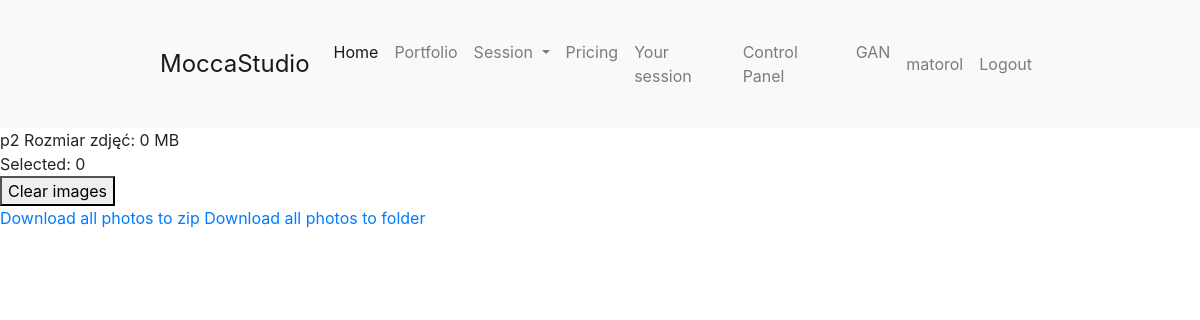
Before: /session/p2/ (signed in) with the older database file.
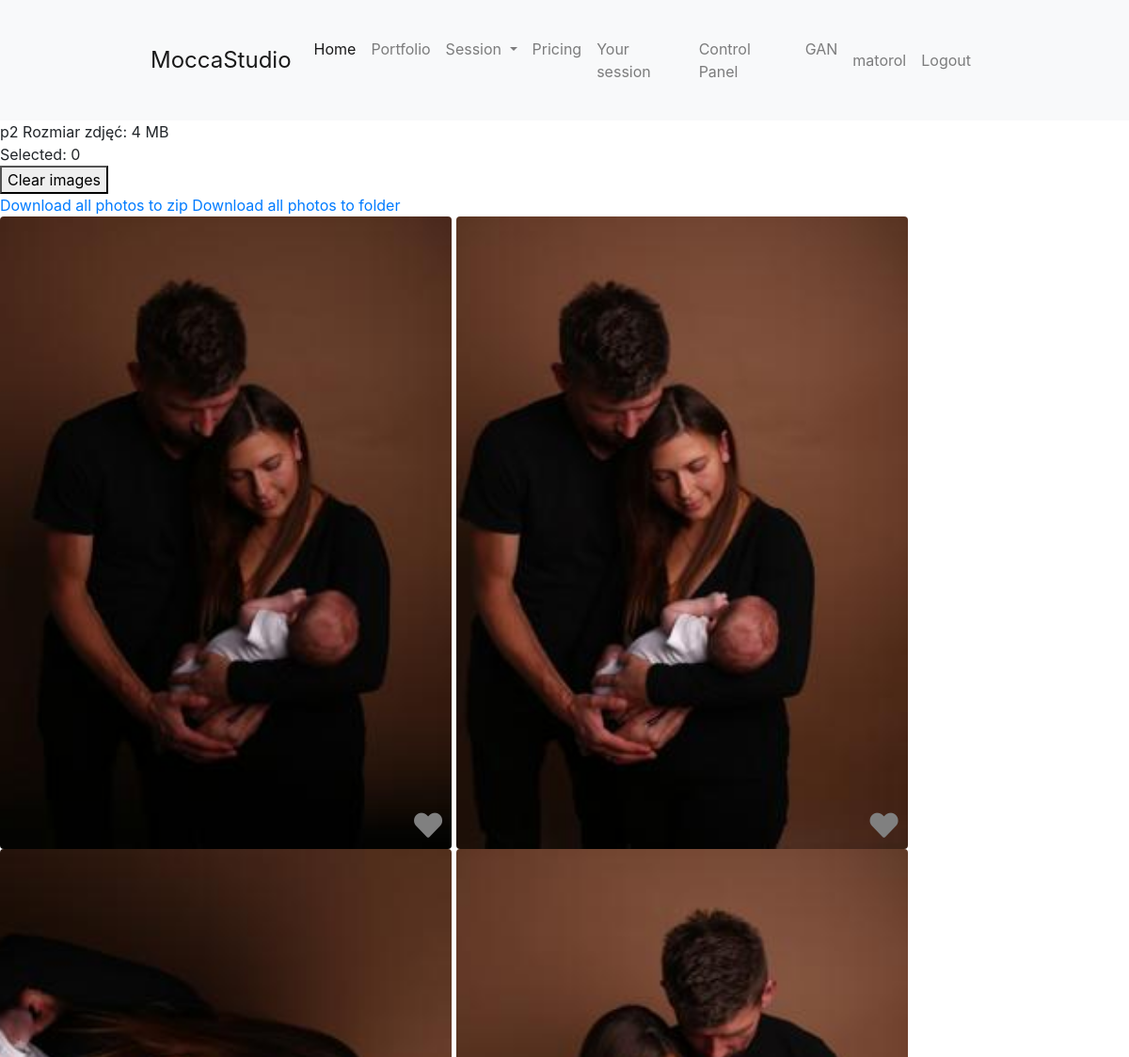
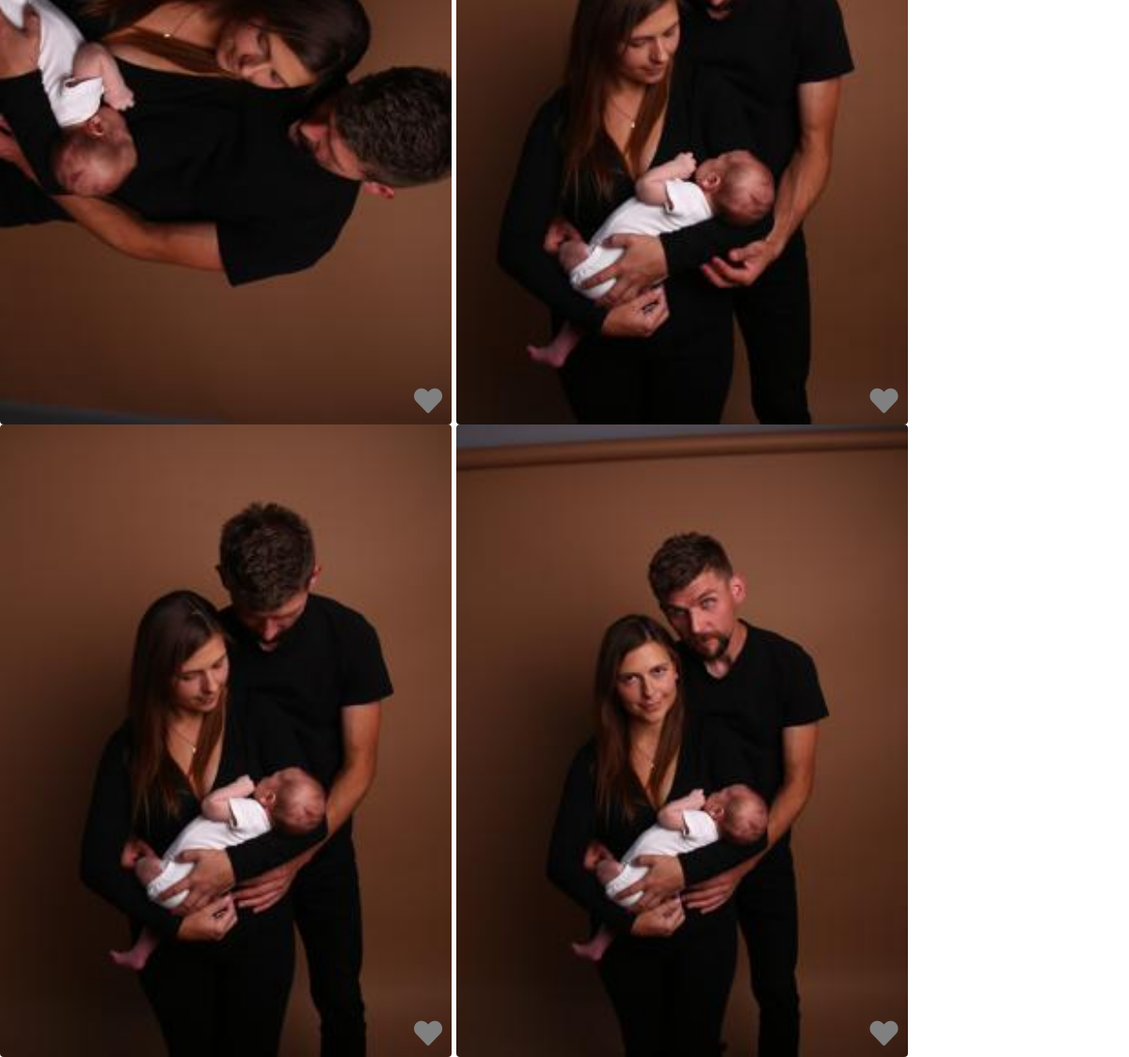
After: the same page with the newer database file (2 pictures, top to bottom).
### main/models.py (models this page shows, shortened)
class Photo(models.Model):
    title = models.CharField(max_length=255)
    image = models.ImageField(upload_to='photos/')
    session = models.ForeignKey(Session, on_delete=models.CASCADE,null=True)
    selected_to_edit = models.BooleanField(default=False)
    thumbnail = models.ImageField(upload_to='thumbnails/', blank=True, null=True)
    thumbnail_medium = models.ImageField(upload_to='thumbnails_medium/', blank=True, null=True)

### main/views.py (the view, shortened to what this page needs)
# urls.py: path('session/<str:name>/', views.view_session, name='view_session'),
def view_session(request, name):
    session = get_object_or_404(Session, name=name)
    photos = session.photo_set.all()
    photos_size = []
    context = {}
    for photo in photos:
        photos_size.append(photo.image.size/(1024*1024))
    photos_size_in_session = round(sum(photos_size))
    if request.user.is_superuser:
        context = {'session': session, 'photos':photos, 'photos_size_in_session':photos_size_in_session}
        return render(request, 'main/session/private_session.html', context)

### main/templates/main/session/private_session.html (shortened to what this page needs)
{% extends 'main/session/session_template.html' %}
{% block content %}
{% if user.is_superuser %}
    {{session.name}}
    Rozmiar zdjęć: {{photos_size_in_session}} MB
{% endif %}
<div id="selectedCounter">Selected: </div>
<button id="clearButton">Clear images</button>
<a href="{% url 'download_photos_zip' name=session.name %}">Download all photos to zip</a>
<a href="{% url 'download_photos_folder' name=session.name%}">Download all photos to folder</a>
<section class="gallery min-vh-100">
    <div class="container-lg">
        <div class="row row-cols-1 row-cols-sm-2 row-cols-md-3">
            <div class="col">
            {% for photo in photos %}
                <a href="{{photo.image.url}}" data-lightbox="lightbox" data-title="{{photo.title}}"
                     data-gallery="photo_gallery" data-photo-id="{{ photo.id }}" class="photo-container">
                    <img src="{{photo.thumbnail_medium.url}}" class=" shadow-1-strong rounded" loading="lazy"
                    alt="{{ photo.id }}" data-selected="{{ photo.selected_to_edit }}"/>
                    <i class="fas fa-heart like-icon" data-photo-id="{{ photo.id }}"></i>
                </a>
            {% endfor %}
        </div>
        </div>
    </div>
</section>
{% endblock %}

Changed rows visible on the page:
added Photo: thumbnail_medium (picture)
added Photo: thumbnail_medium (picture)
added Photo: thumbnail_medium (picture)
added Photo: thumbnail_medium (picture)
added Photo: thumbnail_medium (picture)
added Photo: thumbnail_medium (picture)
Other visible differences:
{{ photos_size_in_session }}: "0" → "4"
